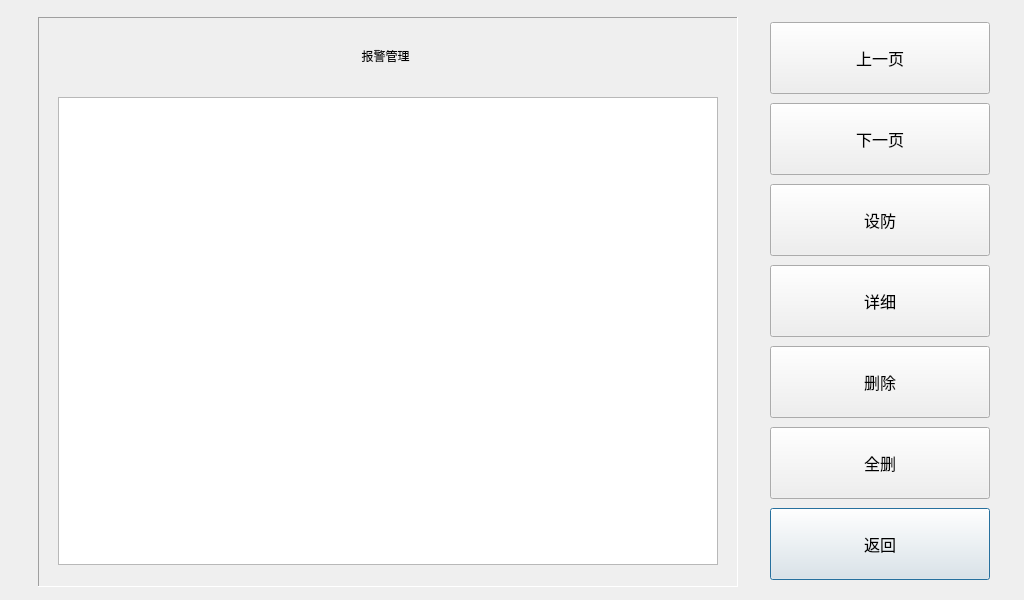
<?xml version="1.0" encoding="UTF-8"?>
<ui version="4.0">
 <class>SecurityMainDialog</class>
 <widget class="QDialog" name="SecurityMainDialog">
  <property name="geometry">
   <rect>
    <x>0</x>
    <y>0</y>
    <width>1024</width>
    <height>600</height>
   </rect>
  </property>
  <property name="windowTitle">
   <string>Dialog</string>
  </property>
  <widget class="QTableView" name="tableViewSecurityList">
   <property name="geometry">
    <rect>
     <x>58</x>
     <y>97</y>
     <width>660</width>
     <height>468</height>
    </rect>
   </property>
   <property name="font">
    <font>
     <family>AlArabiya</family>
     <pointsize>12</pointsize>
    </font>
   </property>
   <property name="focusPolicy">
    <enum>Qt::NoFocus</enum>
   </property>
   <property name="verticalScrollBarPolicy">
    <enum>Qt::ScrollBarAlwaysOff</enum>
   </property>
   <property name="horizontalScrollBarPolicy">
    <enum>Qt::ScrollBarAlwaysOff</enum>
   </property>
   <property name="gridStyle">
    <enum>Qt::NoPen</enum>
   </property>
  </widget>
  <widget class="CommonPushButton" name="pushButtonSecMainReturn">
   <property name="geometry">
    <rect>
     <x>770</x>
     <y>508</y>
     <width>220</width>
     <height>72</height>
    </rect>
   </property>
   <property name="font">
    <font>
     <family>AlArabiya</family>
     <pointsize>12</pointsize>
    </font>
   </property>
   <property name="text">
    <string>返回</string>
   </property>
  </widget>
  <widget class="CommonPushButton" name="pushButtonSecMainNext">
   <property name="geometry">
    <rect>
     <x>770</x>
     <y>103</y>
     <width>220</width>
     <height>72</height>
    </rect>
   </property>
   <property name="font">
    <font>
     <family>AlArabiya</family>
     <pointsize>12</pointsize>
    </font>
   </property>
   <property name="text">
    <string>下一页</string>
   </property>
  </widget>
  <widget class="CommonPushButton" name="pushButtonSecMainDel">
   <property name="geometry">
    <rect>
     <x>770</x>
     <y>346</y>
     <width>220</width>
     <height>72</height>
    </rect>
   </property>
   <property name="font">
    <font>
     <family>AlArabiya</family>
     <pointsize>12</pointsize>
    </font>
   </property>
   <property name="text">
    <string>删除</string>
   </property>
  </widget>
  <widget class="CommonPushButton" name="pushButtonSecMainPrev">
   <property name="geometry">
    <rect>
     <x>770</x>
     <y>22</y>
     <width>220</width>
     <height>72</height>
    </rect>
   </property>
   <property name="font">
    <font>
     <family>AlArabiya</family>
     <pointsize>12</pointsize>
    </font>
   </property>
   <property name="text">
    <string>上一页</string>
   </property>
  </widget>
  <widget class="CommonPushButton" name="pushButtonSecMainDetail">
   <property name="geometry">
    <rect>
     <x>770</x>
     <y>265</y>
     <width>220</width>
     <height>72</height>
    </rect>
   </property>
   <property name="font">
    <font>
     <family>AlArabiya</family>
     <pointsize>12</pointsize>
    </font>
   </property>
   <property name="text">
    <string>详细</string>
   </property>
  </widget>
  <widget class="CommonPushButton" name="pushButtonSecMainDelAll">
   <property name="geometry">
    <rect>
     <x>770</x>
     <y>427</y>
     <width>220</width>
     <height>72</height>
    </rect>
   </property>
   <property name="font">
    <font>
     <family>AlArabiya</family>
     <pointsize>12</pointsize>
    </font>
   </property>
   <property name="text">
    <string>全删</string>
   </property>
  </widget>
  <widget class="QFrame" name="framePanel">
   <property name="geometry">
    <rect>
     <x>38</x>
     <y>17</y>
     <width>700</width>
     <height>570</height>
    </rect>
   </property>
   <property name="frameShape">
    <enum>QFrame::Panel</enum>
   </property>
   <property name="frameShadow">
    <enum>QFrame::Sunken</enum>
   </property>
  </widget>
  <widget class="QLabel" name="label_title">
   <property name="geometry">
    <rect>
     <x>130</x>
     <y>30</y>
     <width>511</width>
     <height>51</height>
    </rect>
   </property>
   <property name="font">
    <font>
     <family>,white</family>
     <weight>50</weight>
     <italic>false</italic>
     <bold>false</bold>
    </font>
   </property>
   <property name="text">
    <string>报警管理</string>
   </property>
   <property name="alignment">
    <set>Qt::AlignCenter</set>
   </property>
  </widget>
  <widget class="CommonPushButton" name="pushButtonSecMainSetArm">
   <property name="geometry">
    <rect>
     <x>770</x>
     <y>184</y>
     <width>220</width>
     <height>72</height>
    </rect>
   </property>
   <property name="font">
    <font>
     <family>AlArabiya</family>
     <pointsize>12</pointsize>
    </font>
   </property>
   <property name="text">
    <string>设防</string>
   </property>
  </widget>
  <zorder>framePanel</zorder>
  <zorder>tableViewSecurityList</zorder>
  <zorder>pushButtonSecMainReturn</zorder>
  <zorder>pushButtonSecMainNext</zorder>
  <zorder>pushButtonSecMainDel</zorder>
  <zorder>pushButtonSecMainPrev</zorder>
  <zorder>pushButtonSecMainDetail</zorder>
  <zorder>pushButtonSecMainDelAll</zorder>
  <zorder>label_title</zorder>
  <zorder>pushButtonSecMainSetArm</zorder>
 </widget>
 <customwidgets>
  <customwidget>
   <class>CommonPushButton</class>
   <extends>QPushButton</extends>
   <header>commonpushbutton.h</header>
  </customwidget>
 </customwidgets>
 <tabstops>
  <tabstop>pushButtonSecMainPrev</tabstop>
  <tabstop>pushButtonSecMainNext</tabstop>
  <tabstop>pushButtonSecMainSetArm</tabstop>
  <tabstop>pushButtonSecMainDetail</tabstop>
  <tabstop>pushButtonSecMainDel</tabstop>
  <tabstop>pushButtonSecMainDelAll</tabstop>
  <tabstop>pushButtonSecMainReturn</tabstop>
 </tabstops>
 <resources/>
 <connections/>
</ui>
